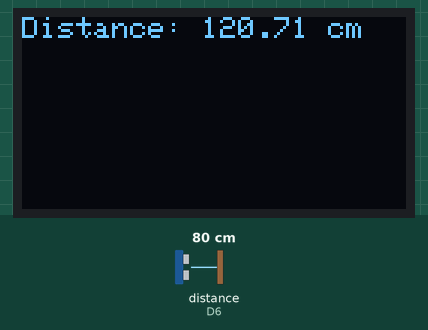
Simulated run of this sketch. Board: ESP8266 (NodeMCU). On the bench: 128×64 one-colour display. Wiring (inferred from the names in the program): ultrasonic range finder: trigger D5; echo D6. Inputs (shaded band) come from the test bench; at power-on: distance to the obstacle (sensor on D6) 80 cm. The echo pulse lasts 58.3 µs per cm; what the sketch prints to the serial monitor is not drawn.

Above: at 1.2 s.
1.3 s: distance to the obstacle (sensor on D6) set to 2 cm
At 1.8 s:
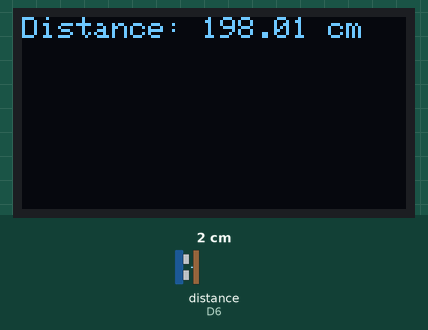
2.8 s: distance to the obstacle (sensor on D6) set to 250 cm
At 3.9 s:
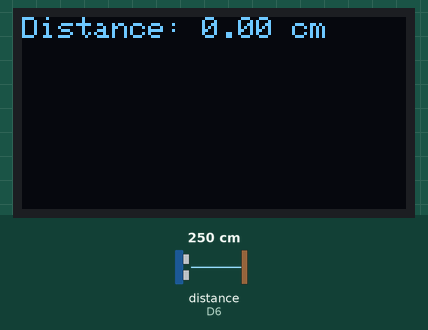
4.3 s: distance to the obstacle (sensor on D6) set to 4 cm
At 5.0 s:
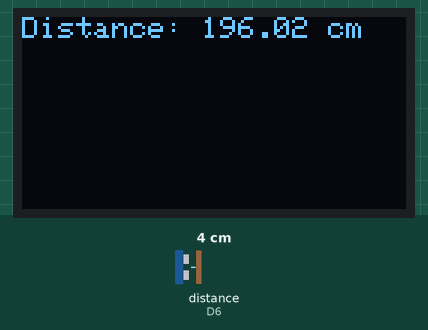
Timing chart, 0 to 7.3 s (numbered marks = the images above; inputs shaded):
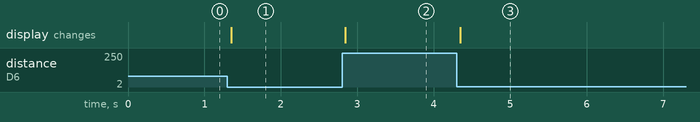

The sketch:

CW6__________________________OLED.ino
```cpp
#include <SPI.h>
#include <Wire.h>
#include <Adafruit_GFX.h>
#include <Adafruit_SSD1306.h>

// OLED display configuration
#define OLED_RESET 16
Adafruit_SSD1306 display(OLED_RESET);

// Ultrasonic sensor pins
const int trigPin = D5;
const int echoPin = D6;

// Define sound velocity in cm/uS
#define SOUND_VELOCITY 0.034
#define CM_TO_INCH 0.393701

// Variables to store distance values
long duration = 0;
float distanceCm = 0.0;
float distanceInch = 0.0;
int distanceFeet = 0;
int distanceInchRemainder = 0;

void setup() {
  Serial.begin(9600);
  pinMode(trigPin, OUTPUT);
  pinMode(echoPin, INPUT);

  if (!display.begin(SSD1306_SWITCHCAPVCC, 0x3C)) {
    Serial.println(F("SSD1306 allocation failed"));
    for(;;); // Stop execution if OLED allocation fails
  }
  display.clearDisplay();
}

void loop() {
  digitalWrite(trigPin, LOW);
  delayMicroseconds(2);
  digitalWrite(trigPin, HIGH);
  delayMicroseconds(10);
  digitalWrite(trigPin, LOW);

  duration = pulseIn(echoPin, HIGH);

  distanceCm = duration * SOUND_VELOCITY / 2;

  if (distanceCm > 200) {
    distanceCm = 200;
  }

  distanceInch = (200-distanceCm) * CM_TO_INCH;
  distanceFeet = (int)distanceInch / 12;
  distanceInchRemainder = distanceInch - (distanceFeet * 12);

  Serial.print("Distance: ");
  Serial.print(200-distanceCm);
  Serial.print(" cm ");
  Serial.print(distanceFeet);
  Serial.print(" ft ");
  Serial.print(distanceInchRemainder);
  Serial.println(" inch");

  display.clearDisplay();
  display.setTextSize(1);
  display.setTextColor(WHITE);
  display.setCursor(0, 0);
  display.print("Distance: ");
  display.print(200-distanceCm);
  display.println(" cm");

  // display.setCursor(0, 16);
  // display.setTextSize(1);
  // display.print(distanceFeet);
  // display.print(" ft ");
  // display.print(distanceInchRemainder);
  // display.println(" inch");

  display.display();

  delay(5);
}
```

Measured:
- after the input at 1.3 s, the display: changes after 0.05 s (image 1)
- after the input at 2.8 s, the display: changes after 0.05 s (image 2)
- after the input at 4.3 s, the display: changes at once (image 3)
